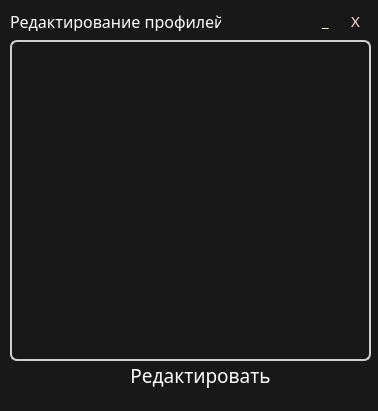
<?xml version="1.0" encoding="UTF-8"?>
<ui version="4.0">
 <class>ProfileListWindow</class>
 <widget class="QMainWindow" name="ProfileListWindow">
  <property name="geometry">
   <rect>
    <x>0</x>
    <y>0</y>
    <width>378</width>
    <height>411</height>
   </rect>
  </property>
  <property name="windowTitle">
   <string>Список профилей</string>
  </property>
  <property name="windowIcon">
   <iconset resource="resources.qrc">
    <normaloff>:/resources/logo.ico</normaloff>:/resources/logo.ico</iconset>
  </property>
  <property name="styleSheet">
   <string notr="true">QWidget {
	color: white;
	font-family: Rubik;
	background-color: #181818
}

QLineEdit {
	border: 2px solid #cfcfcf;
	border-radius: 4px;
}

QPushButton {
    background-color: transparent;
	border: none;
 	border-collapse: separate;
	border-radius: 5px;
}

QPushButton:hover {
    background-color: #999;
}

QPushButton:pressed {
    background-color: #666;
}

QListWidget {
	border: 2px solid #cfcfcf;
	border-radius: 7px;
}</string>
  </property>
  <widget class="QWidget" name="centralwidget">
   <widget class="QListWidget" name="listWidget">
    <property name="geometry">
     <rect>
      <x>10</x>
      <y>40</y>
      <width>361</width>
      <height>321</height>
     </rect>
    </property>
   </widget>
   <widget class="QPushButton" name="editProfileButton">
    <property name="geometry">
     <rect>
      <x>110</x>
      <y>360</y>
      <width>181</width>
      <height>31</height>
     </rect>
    </property>
    <property name="font">
     <font>
      <family>Rubik</family>
      <pointsize>14</pointsize>
     </font>
    </property>
    <property name="styleSheet">
     <string notr="true">border-radius: 7px;</string>
    </property>
    <property name="text">
     <string>Редактировать</string>
    </property>
   </widget>
   <widget class="QPushButton" name="closeButton">
    <property name="geometry">
     <rect>
      <x>340</x>
      <y>10</y>
      <width>31</width>
      <height>21</height>
     </rect>
    </property>
    <property name="font">
     <font>
      <family>Rubik</family>
      <pointsize>11</pointsize>
     </font>
    </property>
    <property name="styleSheet">
     <string notr="true">color: #ffdbdc;</string>
    </property>
    <property name="text">
     <string>X</string>
    </property>
   </widget>
   <widget class="QPushButton" name="minimizeButton">
    <property name="geometry">
     <rect>
      <x>310</x>
      <y>10</y>
      <width>31</width>
      <height>21</height>
     </rect>
    </property>
    <property name="font">
     <font>
      <family>Rubik</family>
      <pointsize>11</pointsize>
     </font>
    </property>
    <property name="styleSheet">
     <string notr="true">color: #fffde0;</string>
    </property>
    <property name="text">
     <string>_</string>
    </property>
   </widget>
   <widget class="QLabel" name="title">
    <property name="geometry">
     <rect>
      <x>10</x>
      <y>10</y>
      <width>211</width>
      <height>21</height>
     </rect>
    </property>
    <property name="font">
     <font>
      <family>Rubik</family>
      <pointsize>12</pointsize>
      <weight>50</weight>
      <bold>false</bold>
     </font>
    </property>
    <property name="layoutDirection">
     <enum>Qt::LeftToRight</enum>
    </property>
    <property name="styleSheet">
     <string notr="true">QLabel {
	color: #fefefe;
}</string>
    </property>
    <property name="text">
     <string>&lt;html&gt;&lt;head/&gt;&lt;body&gt;&lt;p&gt;Редактирование профилей&lt;/p&gt;&lt;/body&gt;&lt;/html&gt;</string>
    </property>
   </widget>
  </widget>
  <widget class="QStatusBar" name="statusbar"/>
  <action name="action">
   <property name="text">
    <string>Сбросить базу данных</string>
   </property>
  </action>
  <action name="action_2">
   <property name="text">
    <string>Выйти</string>
   </property>
  </action>
 </widget>
 <resources>
  <include location="resources.qrc"/>
 </resources>
 <connections/>
</ui>
